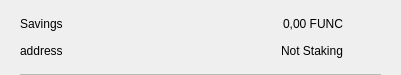
<?xml version="1.0" encoding="UTF-8"?>
<ui version="4.0">
 <class>CSRow</class>
 <widget class="QWidget" name="CSRow">
  <property name="geometry">
   <rect>
    <x>0</x>
    <y>0</y>
    <width>401</width>
    <height>75</height>
   </rect>
  </property>
  <property name="windowTitle">
   <string>Form</string>
  </property>
  <layout class="QVBoxLayout" name="verticalLayout">
   <property name="spacing">
    <number>0</number>
   </property>
   <property name="leftMargin">
    <number>20</number>
   </property>
   <property name="topMargin">
    <number>10</number>
   </property>
   <property name="rightMargin">
    <number>20</number>
   </property>
   <property name="bottomMargin">
    <number>0</number>
   </property>
   <item>
    <widget class="QWidget" name="info" native="true">
     <property name="minimumSize">
      <size>
       <width>0</width>
       <height>0</height>
      </size>
     </property>
     <layout class="QHBoxLayout" name="horizontalLayout_3">
      <property name="leftMargin">
       <number>0</number>
      </property>
      <property name="topMargin">
       <number>0</number>
      </property>
      <property name="rightMargin">
       <number>0</number>
      </property>
      <property name="bottomMargin">
       <number>10</number>
      </property>
      <item>
       <widget class="QWidget" name="container" native="true">
        <property name="minimumSize">
         <size>
          <width>0</width>
          <height>0</height>
         </size>
        </property>
        <layout class="QVBoxLayout" name="verticalLayout_2">
         <property name="spacing">
          <number>0</number>
         </property>
         <property name="leftMargin">
          <number>0</number>
         </property>
         <property name="topMargin">
          <number>0</number>
         </property>
         <property name="rightMargin">
          <number>0</number>
         </property>
         <property name="bottomMargin">
          <number>0</number>
         </property>
         <item>
          <layout class="QHBoxLayout" name="horizontalLayout">
           <item>
            <widget class="QLabel" name="labelName">
             <property name="toolTip">
              <string notr="true"/>
             </property>
             <property name="text">
              <string>Savings</string>
             </property>
            </widget>
           </item>
           <item>
            <spacer name="horizontalSpacer">
             <property name="orientation">
              <enum>Qt::Horizontal</enum>
             </property>
             <property name="sizeHint" stdset="0">
              <size>
               <width>40</width>
               <height>20</height>
              </size>
             </property>
            </spacer>
           </item>
           <item>
            <widget class="QLabel" name="labelAmount">
             <property name="text">
              <string>0,00 FUNC</string>
             </property>
            </widget>
           </item>
          </layout>
         </item>
         <item>
          <layout class="QHBoxLayout" name="horizontalLayout_2">
           <item>
            <widget class="QLabel" name="labelAddress">
             <property name="toolTip">
              <string notr="true"/>
             </property>
             <property name="text">
              <string>address</string>
             </property>
            </widget>
           </item>
           <item>
            <spacer name="horizontalSpacer_2">
             <property name="orientation">
              <enum>Qt::Horizontal</enum>
             </property>
             <property name="sizeHint" stdset="0">
              <size>
               <width>40</width>
               <height>20</height>
              </size>
             </property>
            </spacer>
           </item>
           <item>
            <widget class="QLabel" name="labelStaking">
             <property name="text">
              <string>Not Staking</string>
             </property>
            </widget>
           </item>
          </layout>
         </item>
        </layout>
       </widget>
      </item>
      <item alignment="Qt::AlignHCenter|Qt::AlignVCenter">
       <widget class="QPushButton" name="pushButtonMenu">
        <property name="minimumSize">
         <size>
          <width>24</width>
          <height>24</height>
         </size>
        </property>
        <property name="maximumSize">
         <size>
          <width>32</width>
          <height>32</height>
         </size>
        </property>
        <property name="focusPolicy">
         <enum>Qt::NoFocus</enum>
        </property>
        <property name="styleSheet">
         <string notr="true">border:none; background-color:transparent;</string>
        </property>
        <property name="text">
         <string/>
        </property>
        <property name="icon">
         <iconset>
          <normaloff>://ic-menu-hover</normaloff>://ic-menu-hover</iconset>
        </property>
        <property name="iconSize">
         <size>
          <width>24</width>
          <height>24</height>
         </size>
        </property>
       </widget>
      </item>
     </layout>
    </widget>
   </item>
   <item>
    <widget class="QLabel" name="lblDivisory">
     <property name="minimumSize">
      <size>
       <width>0</width>
       <height>1</height>
      </size>
     </property>
     <property name="maximumSize">
      <size>
       <width>16777215</width>
       <height>1</height>
      </size>
     </property>
     <property name="styleSheet">
      <string notr="true">background-color:#bababa;</string>
     </property>
     <property name="text">
      <string/>
     </property>
     <property name="alignment">
      <set>Qt::AlignBottom|Qt::AlignLeading|Qt::AlignLeft</set>
     </property>
    </widget>
   </item>
  </layout>
 </widget>
 <resources/>
 <connections/>
</ui>
